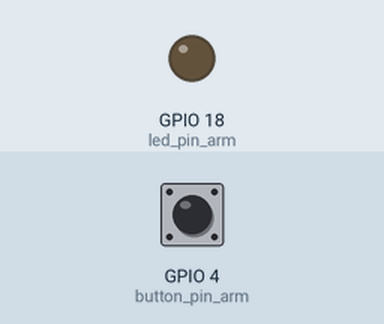
The program below on a simulated Raspberry Pi (BCM pin numbers). Shown: output pins drawn as LEDs (lit = HIGH). The inputs (shaded band) are chosen by the test bench; at power-on: GPIO 4 (button_pin_arm) HIGH.

Above: at 1.2 s.
1.3 s: GPIO 4 (button_pin_arm) pulled LOW for 0.15 s
At 2.6 s:
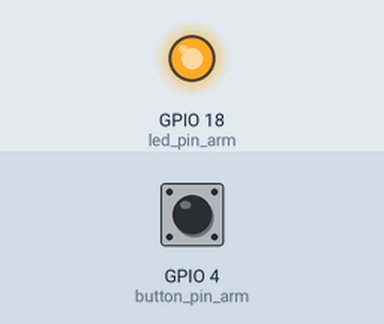
2.9 s: GPIO 4 (button_pin_arm) pulled LOW for 1 s
At 5.1 s:
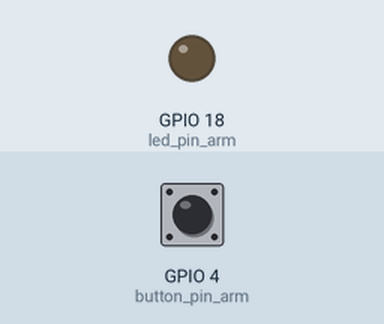
5.4 s: GPIO 4 (button_pin_arm) pulled LOW for 3.2 s
At 9.8 s:
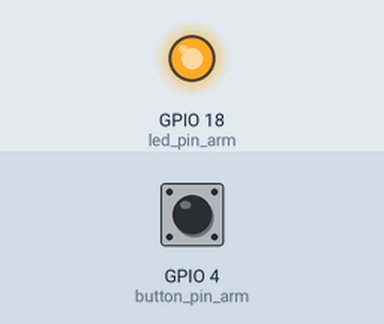
Timing chart, 0 to 11.3 s (numbered marks = the images above; inputs shaded):
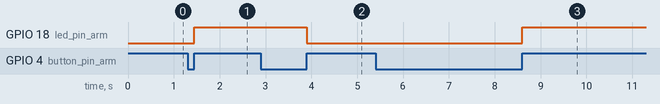

The program:

recipient_simple.py
```python
import signal
import sys
import RPi.GPIO as GPIO
import time

from utilities import button_pin_arm, led_pin_arm, configure_arming_pins

armed = 0


def signal_handler(sig, frame):
    GPIO.cleanup()
    sys.exit(0)


def button_pressed_callback(channel):
    global armed
    GPIO.output(led_pin_arm, not armed)
    armed = not armed


if __name__ == "__main__":
    configure_arming_pins(button_pin_arm, led_pin_arm)

    GPIO.add_event_detect(button_pin_arm, GPIO.RISING, callback=button_pressed_callback, bouncetime=200)

    while True:
        try:
            time.sleep(1)
        except KeyboardInterrupt:
            print("Exiting gently...")
            GPIO.cleanup()
            break

    print("Bye!")
    # signal.signal(signal.SIGINT, signal_handler)
    # signal.pause()
```

utilities.py
```python
import RPi.GPIO as GPIO


led_pin_arm = 18
button_pin_arm = 4


def configure_arming_pins(button, led):
    GPIO.setmode(GPIO.BCM)
    GPIO.setup(button, GPIO.IN, pull_up_down=GPIO.PUD_UP)
    GPIO.setup(led, GPIO.OUT)
    GPIO.output(led, GPIO.LOW)
```

Measured:
- after the input at 1.3 s, GPIO 18 (led_pin_arm): LOW → HIGH after 0.15 s
- after the input at 2.9 s, GPIO 18 (led_pin_arm): HIGH → LOW after 1.0 s
- after the input at 5.4 s, GPIO 18 (led_pin_arm): LOW → HIGH after 3.2 s
